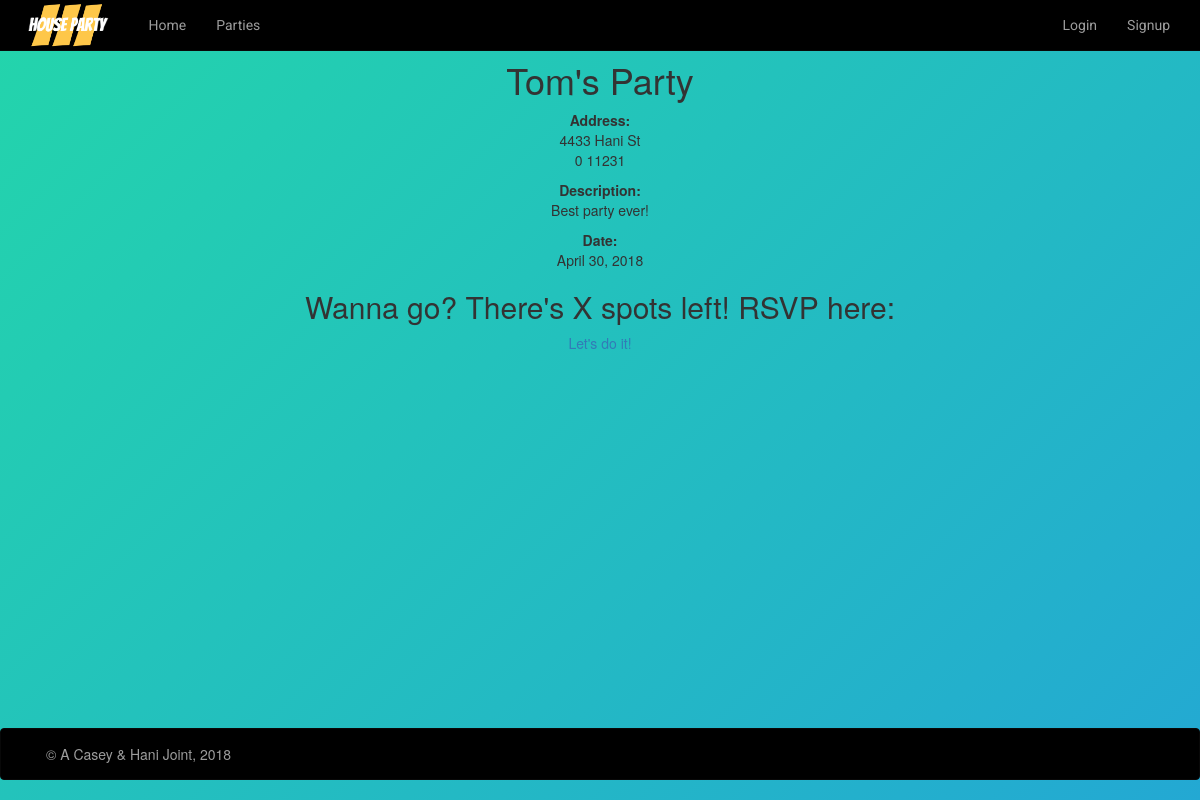
Screenshot of /party/party-details/2 with the database file from the repository.
### party/models.py (models this page shows, shortened)
class PartyInformation(models.Model):
    address_st = models.CharField(max_length=100, help_text="Enter the street name for the party", blank=False)
    address_num = models.IntegerField(help_text="Enter the house address number, if none leave blank", blank=False)
    address_apt_num = models.CharField(max_length = 5, blank=True)
    address_zip = models.IntegerField(help_text="Enter the zip for the address", blank=False)
    address_city = models.CharField(max_length = 100, blank=False)
    description = models.CharField(max_length=750, help_text="Enter a description of the party (750 max characters!)", blank=False)
    date_of_party = models.DateField('Party Date', blank=False)
    active = models.BooleanField(help_text="Is the party active?", blank=False)
    creator = models.CharField(max_length=100, blank=False)

### party/views.py (the view)
# urls.py: path('party-details/<int:pk>', views.PartyDetailView.as_view(), name='party-information-detail'),
class PartyDetailView(generic.DetailView):
    model = PartyInformation
    template_name = 'party/partyinformation_detail.html'
    def get_context_data(self, **kwargs):
        context = super(PartyDetailView, self).get_context_data(**kwargs)
        context['party_thrower_id'] = PartyInformation.creator
        context['party_information_id'] = PartyInformation.id
        return context

### party/templates/party/partyinformation_detail.html
{% extends "base_generic.html" %}
{% block content %}
  <br><br>
  <h1>{{ partyinformation.creator }}'s Party</h1>
  <p><strong>Address: </strong><br>{{partyinformation.address_num}} {{partyinformation.address_st}}<br>{{partyinformation.address_city}} {{partyinformation.address_zip}}</a></p>
  <p><strong>Description: </strong><br>{{ partyinformation.description }}</p>
  <p><strong>Date: </strong><br> {{ partyinformation.date_of_party }}</p>
  <h2>Wanna go? There's X spots left! RSVP here: </h2>
  <a href="/party/RSVP/{{user.id}}/{{partyinformation.creator}}/{{partyinformation.id}}">Let's do it!</a>
{% endblock %}

### party/static/css/styles.css (style rules this page uses)
body { background-color: magenta; text-align: center; background: linear-gradient(-45deg, #EE7752, #E73C7E, #23A6D5, #23D5AB); background-size: 400% 400%; -webkit-animation: Gradient 15s ease infinite; -moz-animation: Gradient 15s ease infinite; animation: Gradient 15s ease infinite; }

### rows the page displays
PartyInformation: creator "Tom", address_num "4433", address_st "Hani St", address_city "0", address_zip "11231", description "Best party ever!", date_of_party "April 30, 2018"
